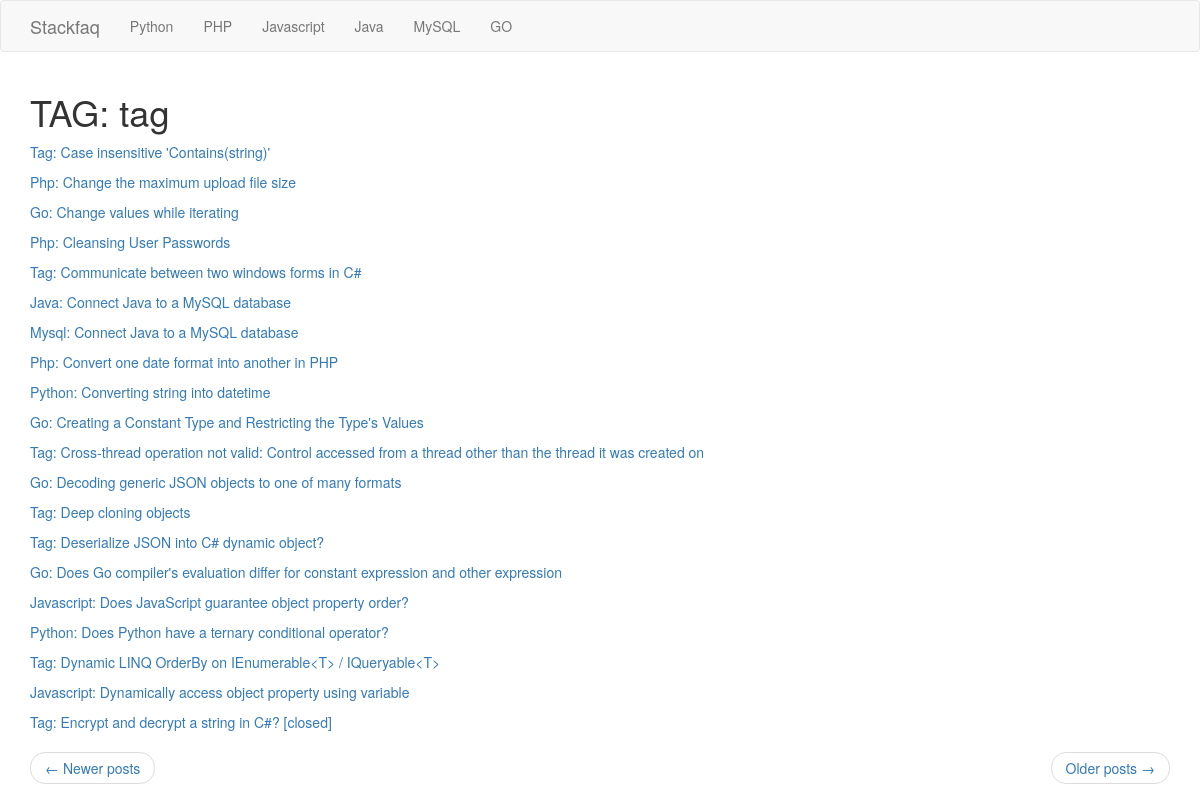
Screenshot of /?page=2 with the database file from the repository.
### app/models.py (models this page shows, shortened)
class Questions(db.Model):
    id = db.Column(db.Integer, primary_key=True)
    question = db.Column(db.String(255), nullable=False)
    link = db.Column(db.String(100), nullable=False)
    tag = db.Column(db.String(75), nullable=False)

### app/main/routes.py (the view)
@bp.route('/')
def index():
    page = request.args.get('page', 1, type=int)
    questions = models.Questions.query.order_by(models.Questions.question).paginate(page, current_app.config['POSTS_PER_PAGE'], False)
    next_url = url_for('main.index', page=questions.next_num) if questions.has_next else None
    prev_url = url_for('main.index', page=questions.prev_num) if questions.has_prev else None
    return render_template('main/index.html', questions = questions.items, next_url = next_url, prev_url = prev_url)

### app/main/templates/main/index.html
{% extends 'main/base.html' %}
{% block app_content %}
{% if questions %}
    {% if questions %}
        <h1>TAG: {{questions[0].tag}}</h1>
    {% endif %}
        {% for question in questions %}
            <p>
                {% set link = question.link | replace('*','/') %}
                {% set link = link[1:] %}
                {% set id = link.split('/')[1] %}
                {% set ques = link.split('/')[2] %}
                 <a href="{{url_for('main.show_answer', question = ques, id = id )}}">{{ question.tag|title }}: {{question.question}}</a>
            </p>
        {% endfor %}
        <nav aria-label="...">
            <ul class="pager">
                <li class="previous{% if not prev_url %} disabled{% endif %}">
                    <a href="{{ prev_url or '#' }}">
                        <span aria-hidden="true">&larr;</span> Newer posts
                    </a>
                </li>
                <li class="next{% if not next_url %} disabled{% endif %}">
                    <a href="{{ next_url or '#' }}">
                        Older posts <span aria-hidden="true">&rarr;</span>
                    </a>
                </li>
            </ul>
        </nav>
    {% else %}
        <div>
            <h1>There is no question</h1>
        </div>
    {% endif %}
{%endblock%}

### rows the page displays
Questions: tag "tag", tag "Tag", question "Case insensitive 'Contains(string)'"
Questions: tag "Php", question "Change the maximum upload file size"
Questions: tag "Go", question "Change values while iterating"
Questions: tag "Php", question "Cleansing User Passwords"
Questions: tag "Tag", question "Communicate between two windows forms in C#"
Questions: tag "Java", question "Connect Java to a MySQL database"
Questions: tag "Mysql", question "Connect Java to a MySQL database"
Questions: tag "Php", question "Convert one date format into another in PHP"
Questions: tag "Python", question "Converting string into datetime"
Questions: tag "Go", question "Creating a Constant Type and Restricting the Type's Values"
Questions: tag "Tag", question "Cross-thread operation not valid: Control accessed from a thread other than the thread it was created on"
Questions: tag "Go", question "Decoding generic JSON objects to one of many formats"
Questions: tag "Tag", question "Deep cloning objects"
Questions: tag "Tag", question "Deserialize JSON into C# dynamic object?"
Questions: tag "Go", question "Does Go compiler's evaluation differ for constant expression and other expression"
Questions: tag "Javascript", question "Does JavaScript guarantee object property order?"
Questions: tag "Python", question "Does Python have a ternary conditional operator?"
Questions: tag "Tag", question "Dynamic LINQ OrderBy on IEnumerable<T> / IQueryable<T>"
Questions: tag "Javascript", question "Dynamically access object property using variable"
Questions: tag "Tag", question "Encrypt and decrypt a string in C#? [closed]"
